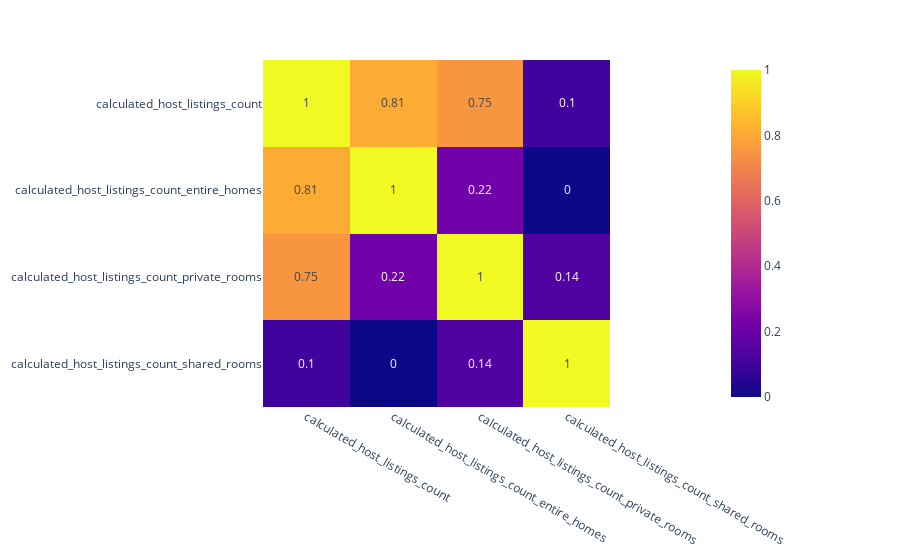

Notebook code for this chart:
### Markdown cell above
Finally, calculated_host_listings_count, calculated_host_listings_count_entire_homes, calculated_host_listings_count_private_rooms, calculated_host_listings_count_shared_rooms

### Code cell
corrmat = df_listings[['calculated_host_listings_count', 'calculated_host_listings_count_entire_homes', 'calculated_host_listings_count_private_rooms', 'calculated_host_listings_count_shared_rooms']].corr()

fig = px.imshow(corrmat.round(2), 
            text_auto=True
            );
fig.show()

### Figure 1 — Plotly figure (JSON) as saved in the notebook; plotly's stock layout.template omitted (floating-point values rounded to 4 significant figures)
{"data": [{"coloraxis": "coloraxis", "hovertemplate": "x: %{x}<br>y: %{y}<br>color: %{z}<extra></extra>", "name": "0", "texttemplate": "%{z}", "type": "heatmap", "x": ["calculated_host_listings_count", "calculated_host_listings_count_entire_homes", "calculated_host_listings_count_private_rooms", "calculated_host_listings_count_shared_rooms"], "xaxis": "x", "y": ["calculated_host_listings_count", "calculated_host_listings_count_entire_homes", "calculated_host_listings_count_private_rooms", "calculated_host_listings_count_shared_rooms"], "yaxis": "y", "z": [[1, 0.81, 0.75, 0.1], [0.81, 1, 0.22, 0], [0.75, 0.22, 1, 0.14], [0.1, 0, 0.14, 1]]}], "layout": {"coloraxis": {"colorscale": [[0, "#0d0887"], [0.1111, "#46039f"], [0.2222, "#7201a8"], [0.3333, "#9c179e"], [0.4444, "#bd3786"], [0.5556, "#d8576b"], [0.6667, "#ed7953"], [0.7778, "#fb9f3a"], [0.8889, "#fdca26"], [1, "#f0f921"]]}, "margin": {"t": 60}, "xaxis": {"anchor": "y", "constrain": "domain", "domain": [0, 1], "scaleanchor": "y"}, "yaxis": {"anchor": "x", "autorange": "reversed", "constrain": "domain", "domain": [0, 1]}}}
